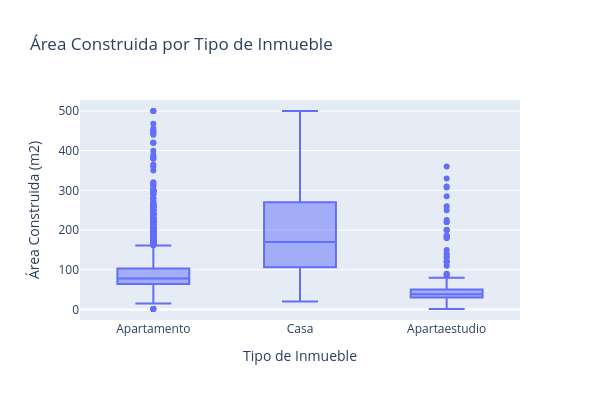

Write notebook code for a chart like this one.
### Code cell
fig = px.box(df_filtrado[df_filtrado["Área Construida (m2)"] <= 500], 
             x="Tipo de Inmueble", y="Área Construida (m2)",
             title="Área Construida por Tipo de Inmueble",
             width=600, height=400)
fig.show()

### Figure 1 — Plotly figure (JSON) as saved in the notebook; plotly's stock layout.template omitted (floating-point values rounded to 4 significant figures; data arrays with more than 128 entries replaced by an {"elided": "..."} marker saying what was removed)
{"data": [{"alignmentgroup": "True", "hovertemplate": "Tipo de Inmueble=%{x}<br>Área Construida (m2)=%{y}<extra></extra>", "legendgroup": "", "marker": {"color": "#636efa"}, "name": "", "notched": false, "offsetgroup": "", "orientation": "v", "showlegend": false, "type": "box", "x": {"elided": "5273 str values"}, "x0": " ", "xaxis": "x", "y": {"elided": "5273 float values"}, "y0": " ", "yaxis": "y"}], "layout": {"boxmode": "group", "height": 400, "legend": {"tracegroupgap": 0}, "title": {"text": "Área Construida por Tipo de Inmueble"}, "width": 600, "xaxis": {"anchor": "y", "domain": [0, 1], "title": {"text": "Tipo de Inmueble"}}, "yaxis": {"anchor": "x", "domain": [0, 1], "title": {"text": "Área Construida (m2)"}}}}
